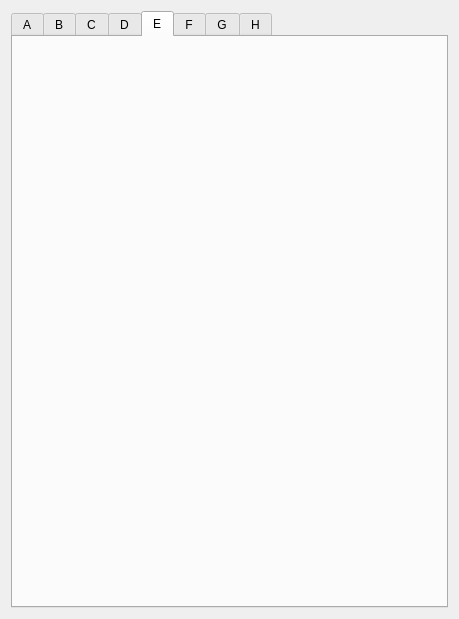
<?xml version="1.0" encoding="UTF-8"?>
<ui version="4.0">
 <class>EFrame</class>
 <widget class="QEFrame" name="EFrame">
  <property name="geometry">
   <rect>
    <x>0</x>
    <y>0</y>
    <width>459</width>
    <height>619</height>
   </rect>
  </property>
  <property name="windowTitle">
   <string>Motor extra settings</string>
  </property>
  <layout class="QVBoxLayout" name="verticalLayout">
   <item>
    <widget class="QTabWidget" name="tabWidget">
     <property name="currentIndex">
      <number>4</number>
     </property>
     <widget class="QWidget" name="tab">
      <attribute name="title">
       <string>A</string>
      </attribute>
      <layout class="QVBoxLayout" name="verticalLayout_3">
       <item>
        <widget class="QEForm" name="qeform">
         <property name="uiFile" stdset="0">
          <string>galil_motor_extras.ui</string>
         </property>
         <property name="variableSubstitutions" stdset="0">
          <string>M=$(M1)</string>
         </property>
        </widget>
       </item>
      </layout>
     </widget>
     <widget class="QWidget" name="tab_2">
      <attribute name="title">
       <string>B</string>
      </attribute>
      <layout class="QVBoxLayout" name="verticalLayout_2">
       <item>
        <widget class="QEForm" name="qeform_2">
         <property name="uiFile" stdset="0">
          <string>galil_motor_extras.ui</string>
         </property>
         <property name="variableSubstitutions" stdset="0">
          <string>M=$(M2)</string>
         </property>
        </widget>
       </item>
      </layout>
     </widget>
     <widget class="QWidget" name="tab_3">
      <attribute name="title">
       <string>C</string>
      </attribute>
      <layout class="QVBoxLayout" name="verticalLayout_4">
       <item>
        <widget class="QEForm" name="qeform_3">
         <property name="uiFile" stdset="0">
          <string>galil_motor_extras.ui</string>
         </property>
         <property name="variableSubstitutions" stdset="0">
          <string>M=$(M3)</string>
         </property>
        </widget>
       </item>
      </layout>
     </widget>
     <widget class="QWidget" name="tab_4">
      <attribute name="title">
       <string>D</string>
      </attribute>
      <layout class="QVBoxLayout" name="verticalLayout_5">
       <item>
        <widget class="QEForm" name="qeform_4">
         <property name="uiFile" stdset="0">
          <string>galil_motor_extras.ui</string>
         </property>
         <property name="variableSubstitutions" stdset="0">
          <string>M=$(M4)</string>
         </property>
        </widget>
       </item>
      </layout>
     </widget>
     <widget class="QWidget" name="tab_5">
      <attribute name="title">
       <string>E</string>
      </attribute>
      <layout class="QVBoxLayout" name="verticalLayout_6">
       <item>
        <widget class="QEForm" name="qeform_5">
         <property name="uiFile" stdset="0">
          <string>galil_motor_extras.ui</string>
         </property>
         <property name="variableSubstitutions" stdset="0">
          <string>M=$(M5)</string>
         </property>
        </widget>
       </item>
      </layout>
     </widget>
     <widget class="QWidget" name="tab_6">
      <attribute name="title">
       <string>F</string>
      </attribute>
      <layout class="QVBoxLayout" name="verticalLayout_7">
       <item>
        <widget class="QEForm" name="qeform_6">
         <property name="uiFile" stdset="0">
          <string>galil_motor_extras.ui</string>
         </property>
         <property name="variableSubstitutions" stdset="0">
          <string>M=$(M6)</string>
         </property>
        </widget>
       </item>
      </layout>
     </widget>
     <widget class="QWidget" name="tab_7">
      <attribute name="title">
       <string>G</string>
      </attribute>
      <layout class="QVBoxLayout" name="verticalLayout_8">
       <item>
        <widget class="QEForm" name="qeform_7">
         <property name="uiFile" stdset="0">
          <string>galil_motor_extras.ui</string>
         </property>
         <property name="variableSubstitutions" stdset="0">
          <string>M=$(M7)</string>
         </property>
        </widget>
       </item>
      </layout>
     </widget>
     <widget class="QWidget" name="tab_8">
      <attribute name="title">
       <string>H</string>
      </attribute>
      <layout class="QVBoxLayout" name="verticalLayout_9">
       <item>
        <widget class="QEForm" name="qeform_8">
         <property name="uiFile" stdset="0">
          <string>galil_motor_extras.ui</string>
         </property>
         <property name="variableSubstitutions" stdset="0">
          <string>M=$(M8)</string>
         </property>
        </widget>
       </item>
      </layout>
     </widget>
    </widget>
   </item>
  </layout>
 </widget>
 <customwidgets>
  <customwidget>
   <class>QEForm</class>
   <extends>QWidget</extends>
   <header>QEForm.h</header>
  </customwidget>
  <customwidget>
   <class>QEFrame</class>
   <extends>QFrame</extends>
   <header>QEFrame.h</header>
   <container>1</container>
  </customwidget>
 </customwidgets>
 <resources/>
 <connections/>
</ui>
